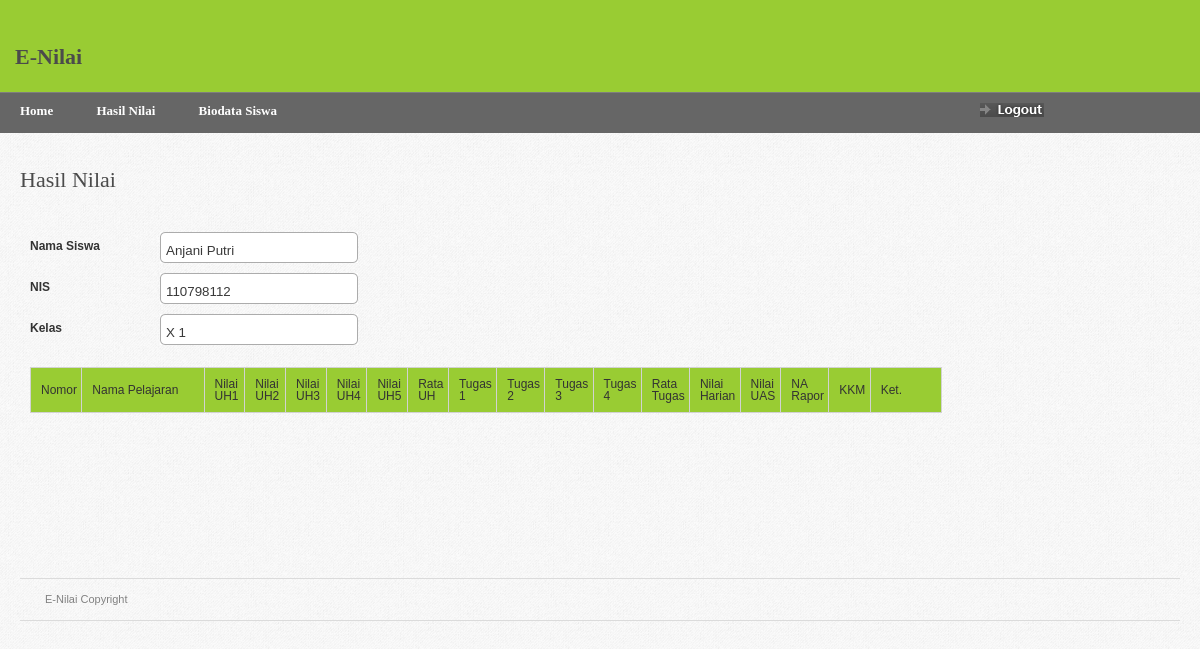
/home.php?page=hasil_nilai (signed in), run on the app's committed database.
### tables this page shows
CREATE TABLE `data_siswa` (
  `id_siswa` varchar(7) NOT NULL,
  `nama_siswa` varchar(20) NOT NULL,
  `nis` varchar(12) NOT NULL,
  `nisn` varchar(10) NOT NULL,
  `kota` varchar(20) NOT NULL,
  `tgl` int(2) NOT NULL,
  `bln` varchar(10) NOT NULL,
  `thn` int(4) NOT NULL,
  `kelamin` enum('laki-laki','perempuan') NOT NULL,
  `agama` varchar(10) NOT NULL,
  `status` varchar(20) NOT NULL,
  `anakke` varchar(10) NOT NULL,
  `alamat_siswa` text NOT NULL,
  `telpon_siswa` varchar(12) NOT NULL,
  `sekolahasal` varchar(20) NOT NULL,
  `kelas` varchar(6) NOT NULL,
  `pd_tgl` int(2) NOT NULL,
  `pd_bln` varchar(10) NOT NULL,
  `pd_thn` int(4) NOT NULL,
  `ayah` varchar(30) NOT NULL,
  `ibu` varchar(30) NOT NULL,
  `alamatortu` varchar(40) NOT NULL,
  `hportu` varchar(13) NOT NULL,
  `pekerjaanayah` varchar(20) NOT NULL,
  `pekerjaanibu` varchar(20) NOT NULL,
  `wali` varchar(30) NOT NULL,
  `alamatwali` varchar(40) NOT NULL,
  `hpwali` varchar(13) NOT NULL,
  `pekerjaanwali` varchar(20) NOT NULL,
  `gambar` varchar(50) NOT NULL,
  `username` varchar(20) NOT NULL,
  `password` varchar(100) NOT NULL
);

### hasil_nilai.php (the view, shortened to what this page needs)
<?php
include "conn.php";
?>
<div id="page-heading">
    <h1>Hasil Nilai</h1>
</div>
<table border="0" width="100%" cellpadding="0" cellspacing="0" id="content-table">
<tr>
    <th rowspan="3" class="sized">&nbsp;</th>
    <th class="topleft"></th>
    <td id="tbl-border-top">&nbsp;</td>
    <th class="topright"></th>
    <th rowspan="3" class="sized">&nbsp;</th>
</tr>
<tr>
    <td id="tbl-border-left"></td>
    <td>
    <div id="content-table-inner">
    	<?php
		$id_siswa=$_SESSION['id_siswa'];
		$siswa=mysqli_fetch_array(mysqli_query($koneksi,"select nama_siswa, nis, kelas from data_siswa where id_siswa= '$id_siswa'"));
		$nama_siswa=$siswa['nama_siswa'];
		$nis=$siswa['nis'];
		$kelas=$siswa['kelas'];
		?>
        <table border="0" cellpadding="0" cellspacing="0"  id="id-form">
        <tr>
          <th valign="top">Nama Siswa</th>
          <td><input type="text" class="inp-form" name="nama_siswa" value="<?php echo $nama_siswa;?>" disabled="disabled"/></td>
        </tr>
         <tr>
          <th valign="top">NIS</th>
          <td><input type="text" class="inp-form" name="nis" value="<?php echo $nis;?>" disabled="disabled"/></td>
        </tr>
        <tr>
          <th valign="top">Kelas</th>
          <td><input type="text" class="inp-form" name="kelas" value="<?php echo $kelas;?>" disabled="disabled"/></td>
        </tr>
      </table>
      <br />
        <form id="mainform" action="?page=input_nilai_siswa" method="post">
        <table border="0" width="80%" cellpadding="0" cellspacing="0" id="product-table">
       <tr bgcolor="#99CC33">
            <td width="4%">Nomor	</td>
            <td width="12%">Nama Pelajaran</td>
            <td width="4%">Nilai UH1</td>
            <td width="4%">Nilai UH2</td>
            <td width="4%">Nilai UH3</td>
            <td width="4%">Nilai UH4</td>
            <td width="4%" >Nilai UH5</td>
            <td width="4%" >Rata UH</td>
			 <td width="4%">Tugas 1</td>
            <td width="4%" >Tugas 2</td>
            <td width="4%" >Tugas 3</td>
            <td width="4%" >Tugas 4</td>
            <td width="4%" >Rata Tugas</td>
			 <td width="4%">Nilai Harian</td>
            <td width="4%" >Nilai UAS</td>
            <td width="4%" >NA Rapor</td>
            <td width="4%" >KKM</td>
            <td width="7%" >Ket.</td>
        </tr>
        </table>
        </form>
    </div>
    </td>
    <td id="tbl-border-right"></td>
</tr>
<tr>
    <th class="sized bottomleft"></th>
    <td id="tbl-border-bottom">&nbsp;</td>
    <th class="sized bottomright"></th>
</tr>
</table>

### css/screen.css (style rules this page uses)
* { margin: 0; padding: 0; }
html, body { height: 100%; }
body { background: url(../images/gray_jean.png); color: #393939; font-family: Arial; font-size: 0px; line-height: 0; }
#content-table { font-size: 0px; line-height: 0px; }
#content-table th.sized { height: 15px; width: 15px; padding: 0; margin: 0; font-size: 0px; line-height: 0px; }
#content-table-inner { font-size: 12px; line-height: 12px; padding: 10px 0 20px 0; }
#tbl-border-top { background: top repeat-x; line-height: 0;font-size: 0px; height: 15px; }
#tbl-border-bottom { background: bottom repeat-x; line-height: 0;font-size: 0px; height: 15px; }
#tbl-border-left { background: left repeat-y; }
#tbl-border-right { background: right repeat-y; }
.topleft { background: no-repeat; width:15px; height:15px; }
.topright { background: no-repeat; width:15px; height:15px; }
.bottomleft { background: no-repeat; width:15px; height:15px; }
.bottomright { background: no-repeat; width:15px; height:15px; }
#page-heading { margin: 0 0 15px 20px; }
h1 { color: #4b4b4b; font-family: Tahoma; font-size: 22px; line-height: 24px; font-weight: normal; }
#product-table { margin-bottom: 20px; }
#product-table td { border: 1px solid #d2d2d2; padding: 10px 0 10px 10px; }
.inp-form { background: url(../images/forms/form_inp.gif) no-repeat; border: none; color: #393939; height: 25px; padding: 6px 6px 0 6px; width: 186px; }
#id-form td { padding: 0 0 10px 0; }
#id-form th { line-height: 28px; min-width: 130px; padding: 0 0 10px 0; text-align: left; width: 130px; }
table { border-collapse: collapse; }
form { margin: 0; padding: 0; }

### data on the page
data_siswa: nama_siswa "Anjani Putri", nis "110798112", kelas "X 1"
